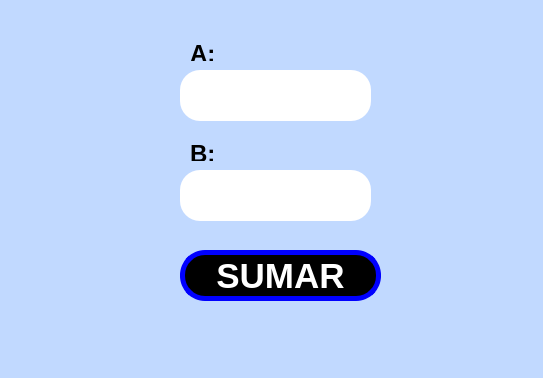
<?xml version="1.0" encoding="UTF-8"?>
<ui version="4.0">
 <class>MainWindow</class>
 <widget class="QMainWindow" name="MainWindow">
  <property name="geometry">
   <rect>
    <x>0</x>
    <y>0</y>
    <width>543</width>
    <height>378</height>
   </rect>
  </property>
  <property name="font">
   <font>
    <pointsize>17</pointsize>
   </font>
  </property>
  <property name="windowTitle">
   <string>MainWindow</string>
  </property>
  <property name="styleSheet">
   <string notr="true">background-color: rgb(193, 217, 255);</string>
  </property>
  <widget class="QWidget" name="centralwidget">
   <widget class="QPushButton" name="btn_sumar">
    <property name="geometry">
     <rect>
      <x>180</x>
      <y>250</y>
      <width>201</width>
      <height>51</height>
     </rect>
    </property>
    <property name="font">
     <font>
      <pointsize>26</pointsize>
      <bold>true</bold>
     </font>
    </property>
    <property name="styleSheet">
     <string notr="true">background-color: rgb(0, 0, 0);
color: rgb(255, 255, 255);
border-radius:25px;
border: 5px solid blue;</string>
    </property>
    <property name="text">
     <string>SUMAR</string>
    </property>
   </widget>
   <widget class="QLineEdit" name="txt_A">
    <property name="geometry">
     <rect>
      <x>180</x>
      <y>70</y>
      <width>191</width>
      <height>51</height>
     </rect>
    </property>
    <property name="font">
     <font>
      <pointsize>25</pointsize>
      <bold>true</bold>
     </font>
    </property>
    <property name="styleSheet">
     <string notr="true">border-radius:20px;
background-color: rgb(255, 255, 255);</string>
    </property>
    <property name="text">
     <string/>
    </property>
    <property name="alignment">
     <set>Qt::AlignCenter</set>
    </property>
   </widget>
   <widget class="QLabel" name="label">
    <property name="geometry">
     <rect>
      <x>190</x>
      <y>40</y>
      <width>131</width>
      <height>21</height>
     </rect>
    </property>
    <property name="text">
     <string>&lt;html&gt;&lt;head/&gt;&lt;body&gt;&lt;p&gt;&lt;span style=&quot; font-size:18pt; font-weight:700;&quot;&gt;A:&lt;/span&gt;&lt;/p&gt;&lt;/body&gt;&lt;/html&gt;</string>
    </property>
   </widget>
   <widget class="QLabel" name="label_2">
    <property name="geometry">
     <rect>
      <x>190</x>
      <y>140</y>
      <width>131</width>
      <height>21</height>
     </rect>
    </property>
    <property name="text">
     <string>&lt;html&gt;&lt;head/&gt;&lt;body&gt;&lt;p&gt;&lt;span style=&quot; font-size:18pt; font-weight:700;&quot;&gt;B:&lt;/span&gt;&lt;/p&gt;&lt;/body&gt;&lt;/html&gt;</string>
    </property>
   </widget>
   <widget class="QLineEdit" name="txt_B">
    <property name="geometry">
     <rect>
      <x>180</x>
      <y>170</y>
      <width>191</width>
      <height>51</height>
     </rect>
    </property>
    <property name="font">
     <font>
      <pointsize>25</pointsize>
      <bold>true</bold>
     </font>
    </property>
    <property name="styleSheet">
     <string notr="true">border-radius:20px;
background-color: rgb(255, 255, 255);</string>
    </property>
    <property name="text">
     <string/>
    </property>
    <property name="alignment">
     <set>Qt::AlignCenter</set>
    </property>
   </widget>
  </widget>
  <widget class="QMenuBar" name="menubar">
   <property name="geometry">
    <rect>
     <x>0</x>
     <y>0</y>
     <width>543</width>
     <height>24</height>
    </rect>
   </property>
  </widget>
  <widget class="QStatusBar" name="statusbar"/>
 </widget>
 <resources/>
 <connections/>
</ui>
